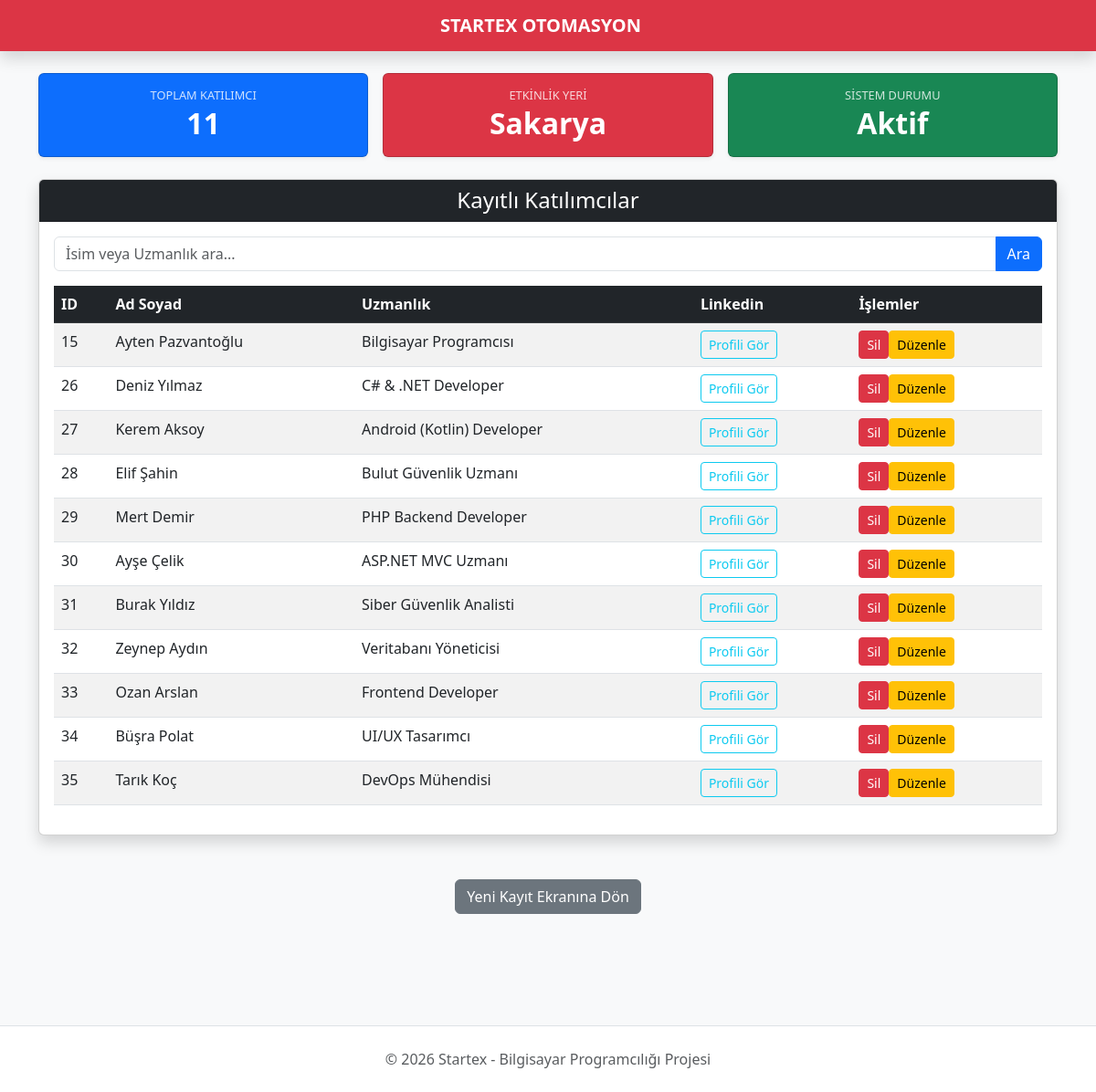
Page /liste.php on the committed database.
### tables this page shows
CREATE TABLE `katilimcilar` (
  `id` int(11) NOT NULL,
  `ad_soyad` varchar(100) NOT NULL,
  `uzmanlik` varchar(100) NOT NULL,
  `linkedin` varchar(255) NOT NULL
);

### liste.php (the view, shortened to what this page needs)
<?php
include("baglan.php");
$sorgu_sayi = $conn->query("SELECT COUNT(*) as toplam_kisi FROM katilimcilar");
$istatistik = $sorgu_sayi->fetch_assoc();
$toplam_katilimci = $istatistik['toplam_kisi'];
include("ust.php");
?>
<div class="row mb-4 g-3">
    <div class="col-md-4">
        <div class="card bg-primary text-white text-center shadow-sm h-100">
            <div class="card-body py-3">
                <h6 class="card-title text-uppercase mb-1 " style="font-size: 0.8rem; opacity: 0.8;">Toplam Katılımcı</h6>
                <h2 class="fw-bold mb-0 fs-2"><?php echo $toplam_katilimci; ?></h2>
            </div>
        </div>
    </div>
    <div class="col-md-4">
        <div class="card bg-danger text-white text-center shadow-sm h-100">
            <div class="card-body py-3">
                <h6 class="card-title text-uppercase mb-1" style="font-size: 0.8rem; opacity: 0.8;"">Etkinlik Yeri</h6>
                <h2 class="fw-bold mb-0 fs-2">Sakarya</h2>
            </div>
        </div>
    </div>
    <div class="col-md-4">
        <div class="card bg-success text-white text-center shadow-sm">
            <div class="card-body">
                <h6 class="card-title text-uppercase mb-1" style="font-size: 0.8rem; opacity: 0.8;"">Sistem Durumu</h6>
                <h2 class="fw-bold mb-0 fs-2">Aktif</h2>
            </div>
        </div>
    </div>
</div>
<?php
if (isset($_GET['ara']) && $_GET['ara'] != "") {
    $kelime = $_GET['ara'];
    $sql = "SELECT * FROM katilimcilar WHERE ad_soyad LIKE '%$kelime%' OR uzmanlik LIKE '%$kelime%'";
}
else {
    $sql = "SELECT * FROM katilimcilar";
}
$sonuc = $conn->query($sql);
?>
<div class="card shadow">
    <div class="card-header bg-dark text-white text-center">
        <h4 class="mb-0">Kayıtlı Katılımcılar</h4>
    </div>
    <div class="card-body">
    <form action="liste.php" method="GET" class="mb-3">
        <div class="input-group">
            <input type="text" name="ara" class="form-control" placeholder="İsim veya Uzmanlık ara..." value="<?php echo isset($_GET['ara']) ? $_GET['ara'] : ''; ?>">
            <button class="btn btn-primary" type="submit">Ara</button>
        </div>
    </form>
        <table class="table table-striped table-hover mt-2">
            <thead class="table-dark">
                <tr>
                    <th>ID</th>
                    <th>Ad Soyad</th>
                    <th>Uzmanlık</th>
                    <th>Linkedin</th>
                    <th>İşlemler</th>
                </tr>
            </thead>
            <tbody>
                <?php
                if ($sonuc->num_rows > 0) {
                    while($satir = $sonuc->fetch_assoc()) {
                        echo "<tr>";
                        echo "<td>" . $satir["id"] . "</td>";
                        echo "<td>" . $satir["ad_soyad"] . "</td>";
                        echo "<td>" . $satir["uzmanlik"] . "</td>";
                        echo "<td><a href='" . $satir["linkedin"] . "' target='_blank' class='btn btn-sm btn-outline-info'>Profili Gör</a></td>";
                        echo "<td>";
                            echo "<a href='sil.php?id=" . $satir["id"] . "' class='btn btn-sm btn-danger' onclick='return confirm(\"Bu kişiyi silmek istediğine emin misin?\")'>Sil</a>";
                            echo "<a href='duzenle.php?id=" . $satir["id"] . "' class='btn btn-sm btn-warning'>Düzenle</a>";
                        echo "</td>";
                        echo "</tr>";
                    }
                } else {
                    echo "<tr><td colspan='5' class='text-center text-muted'>Henüz kayıtlı kimse yok.</td></tr>";
                }
                ?>
            </tbody>
        </table>
    </div>
</div>
<div class="text-center mt-5" style="min-height: 20vh;">
    <a href="index.php" class="btn btn-secondary">Yeni Kayıt Ekranına Dön</a>
</div>
<?php
include("alt.php");
?>

### ust.php (shortened to what this page needs)
<!DOCTYPE html>
<html lang="tr">
<head>
    <link href="https://cdn.jsdelivr.net/npm/bootstrap@5.3.0/dist/css/bootstrap.min.css" rel="stylesheet">
</head>
<body class="bg-light flex-column min-vh-100">
<nav class="navbar navbar-dark bg-danger mb-4 shadow">
    <div class="container d-flex justify-content-center">
        <a class="navbar-brand fw-bold" href="index.php">STARTEX OTOMASYON</a>
    </div>
</nav>
<div class="container">

### alt.php (shortened to what this page needs)
</div>
<footer class="text-center py-4 text-muted border-top bg-white mt-auto">
    &copy; 2026 Startex - Bilgisayar Programcılığı Projesi
</footer>
</body>
</html>

### rows in the picture
katilimcilar: id "15", ad_soyad "Ayten Pazvantoğlu", uzmanlik "Bilgisayar Programcısı"
katilimcilar: id "26", ad_soyad "Deniz Yılmaz", uzmanlik "C# & .NET Developer"
katilimcilar: id "27", ad_soyad "Kerem Aksoy", uzmanlik "Android (Kotlin) Developer"
katilimcilar: id "28", ad_soyad "Elif Şahin", uzmanlik "Bulut Güvenlik Uzmanı"
katilimcilar: id "29", ad_soyad "Mert Demir", uzmanlik "PHP Backend Developer"
katilimcilar: id "30", ad_soyad "Ayşe Çelik", uzmanlik "ASP.NET MVC Uzmanı"
katilimcilar: id "31", ad_soyad "Burak Yıldız", uzmanlik "Siber Güvenlik Analisti"
katilimcilar: id "32", ad_soyad "Zeynep Aydın", uzmanlik "Veritabanı Yöneticisi"
katilimcilar: id "33", ad_soyad "Ozan Arslan", uzmanlik "Frontend Developer"
katilimcilar: id "34", ad_soyad "Büşra Polat", uzmanlik "UI/UX Tasarımcı"
katilimcilar: id "35", ad_soyad "Tarık Koç", uzmanlik "DevOps Mühendisi"

### other values in the picture
$toplam_katilimci "11"
